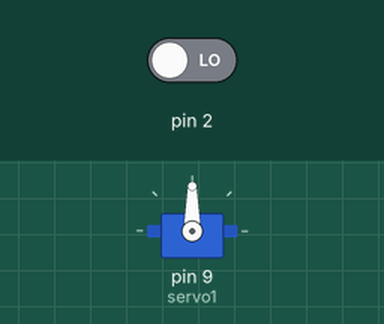
Simulated run of this sketch. Board: Arduino Uno, built with avr-gcc and run on an emulated ATmega328P. Parts: servo. The inputs (shaded band) are chosen by the test bench; at power-on: pin 2 LOW.

Above: at 1.2 s.
1.3 s: pin 2 driven HIGH
At 2.3 s:
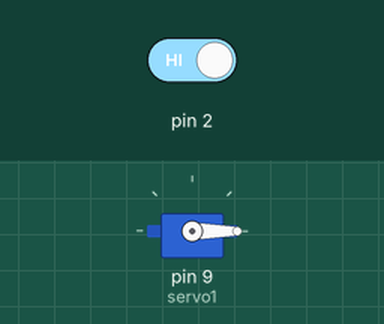
2.8 s: pin 2 driven LOW
At 3.5 s:
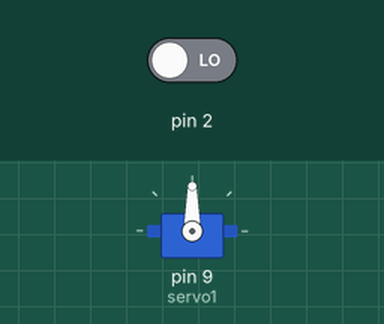
Timing chart, 0 to 5.8 s (numbered marks = the images above; inputs shaded):
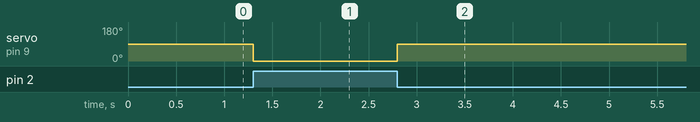

The sketch:

atividade2.ino
```cpp
/**
   Atividade 2:
   Cancela monitorada (Servo + Bottons)
   @author BabbyWitt
*/

#include <Servo.h>
Servo servo1;

void setup() {
  servo1.attach (9);
  pinMode (4, INPUT);
  pinMode (2, INPUT);

}

void loop() {
  if( digitalRead (2) == HIGH){
    servo1.write (0);
  }

 else{
  servo1.write (90);
 }

}
```

Measured:
- after the input at 1.3 s, servo on pin 9 (servo1): 90° → 0° at once
- after the input at 2.8 s, servo on pin 9 (servo1): 0° → 90° at once
